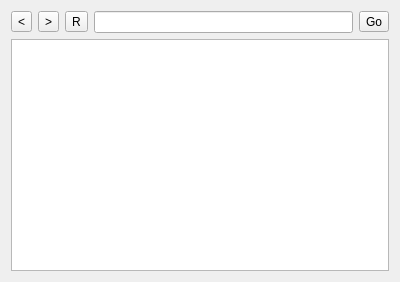
<?xml version="1.0" encoding="UTF-8"?>
<ui version="4.0">
 <class>Browser::MainForm</class>
 <widget class="QWidget" name="Browser::MainForm">
  <property name="geometry">
   <rect>
    <x>0</x>
    <y>0</y>
    <width>400</width>
    <height>282</height>
   </rect>
  </property>
  <property name="windowTitle">
   <string>Form</string>
  </property>
  <layout class="QVBoxLayout" name="verticalLayout">
   <item>
    <layout class="QHBoxLayout" name="horizontalLayout">
     <item>
      <widget class="QToolButton" name="toolButtonBack">
       <property name="text">
        <string>&lt;</string>
       </property>
      </widget>
     </item>
     <item>
      <widget class="QToolButton" name="toolButtonForward">
       <property name="text">
        <string>&gt;</string>
       </property>
      </widget>
     </item>
     <item>
      <widget class="QToolButton" name="toolButtonReload">
       <property name="text">
        <string>R</string>
       </property>
      </widget>
     </item>
     <item>
      <widget class="QLineEdit" name="omniBox"/>
     </item>
     <item>
      <widget class="QToolButton" name="toolButton">
       <property name="text">
        <string>Go</string>
       </property>
      </widget>
     </item>
    </layout>
   </item>
   <item>
    <widget class="QPlainTextEdit" name="plainTextEditContent"/>
   </item>
  </layout>
 </widget>
 <resources/>
 <connections/>
</ui>
